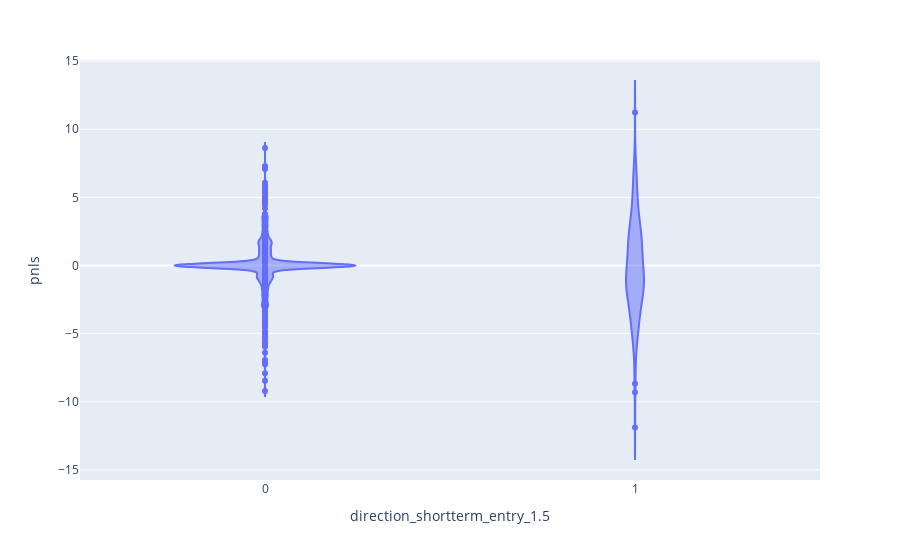

Source (notebook cell):
### Code cell
fig = px.violin(sub_tb.sample(1000), y="pnls", x="direction_shortterm_entry_1.5")
fig.show()

### Figure 1 — Plotly figure (JSON) as saved in the notebook; plotly's stock layout.template omitted (floating-point values rounded to 4 significant figures; data arrays with more than 128 entries replaced by an {"elided": "..."} marker saying what was removed)
{"data": [{"alignmentgroup": "True", "box": {"visible": false}, "hovertemplate": "direction_shortterm_entry_1.5=%{x}<br>pnls=%{y}<extra></extra>", "legendgroup": "", "marker": {"color": "#636efa"}, "name": "", "offsetgroup": "", "orientation": "v", "scalegroup": "True", "showlegend": false, "type": "violin", "x": {"elided": "1000 int values"}, "x0": " ", "xaxis": "x", "y": {"elided": "1000 float values"}, "y0": " ", "yaxis": "y"}], "layout": {"autosize": true, "legend": {"tracegroupgap": 0}, "margin": {"t": 60}, "violinmode": "group", "xaxis": {"anchor": "y", "autorange": true, "domain": [0, 1], "range": [-0.5, 1.5], "title": {"text": "direction_shortterm_entry_1.5"}, "type": "linear"}, "yaxis": {"anchor": "x", "autorange": true, "domain": [0, 1], "range": [-15.74, 15.08], "title": {"text": "pnls"}, "type": "linear"}}}
